Frame 1 (no input): blank canvas, image omitted
Frame 60 (the mouse pressed at the canvas centre just before this capture): blank canvas, image omitted
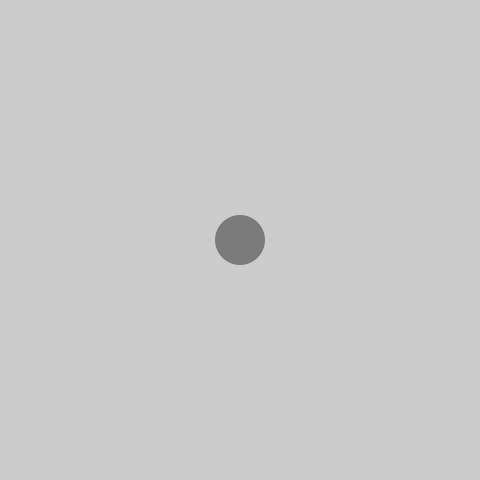
Frame 120 (the mouse held since frame 60 and released just before this capture)

The Processing sketch whose frames 1 and 60 were blank and that drew this single picture after the mouse press (run headless with seeded random() and noise(); from frame 60 on, the mouse is pressed at the canvas centre):

// Processing sketch: Question_5
// ── Question_5.pde
//circle/ellipse radius

int circleX = 50;

void setup() {
  size(480, 480);
  fill(0, 102);
  // smooth();
  noStroke();
}

void draw() {
  int x = mouseX;
  int y = mouseY;
  println("mouseX=  ", mouseX, "mouseY= ", mouseY);
  //  println(mouseX);
  if (mousePressed) {
  background(204);
  if (x < 10){
     if (y < 10){
         ellipse(10, 10, circleX,circleX); // both x and y are at lower edge
     } else 
     if (y > 470){
         ellipse(10, 470, circleX,circleX); // X at lower edge, y at upper edge
     }
     else {
       ellipse(10,y,circleX,circleX);  // only X at lower edge 
     }
     } // done checking for X at lower edge   
     else { // now check X at upper edge
      if (x > 470){
     if (y < 10){
         ellipse(470, 10, circleX,circleX); // X at upper edge and y are at lower edge
     } else 
     if (y > 470){
         ellipse(470, 470,circleX,circleX); // both x and y at upper edge
     }
     else {
       ellipse(470,y,circleX,circleX);  // only X at upper edge 
     }
     } // done checking for X at upper edge
    else {  // x is in range
           if (y < 10){
         ellipse(x, 10,circleX,circleX); // X at upper edge and y are at lower edge
     } else 
     if (y > 470){
         ellipse(x, 470, circleX,circleX); // both x and y at upper edge
     }
     else {
     ellipse(x,y,circleX,circleX);
  }
    }
  }
}
}
